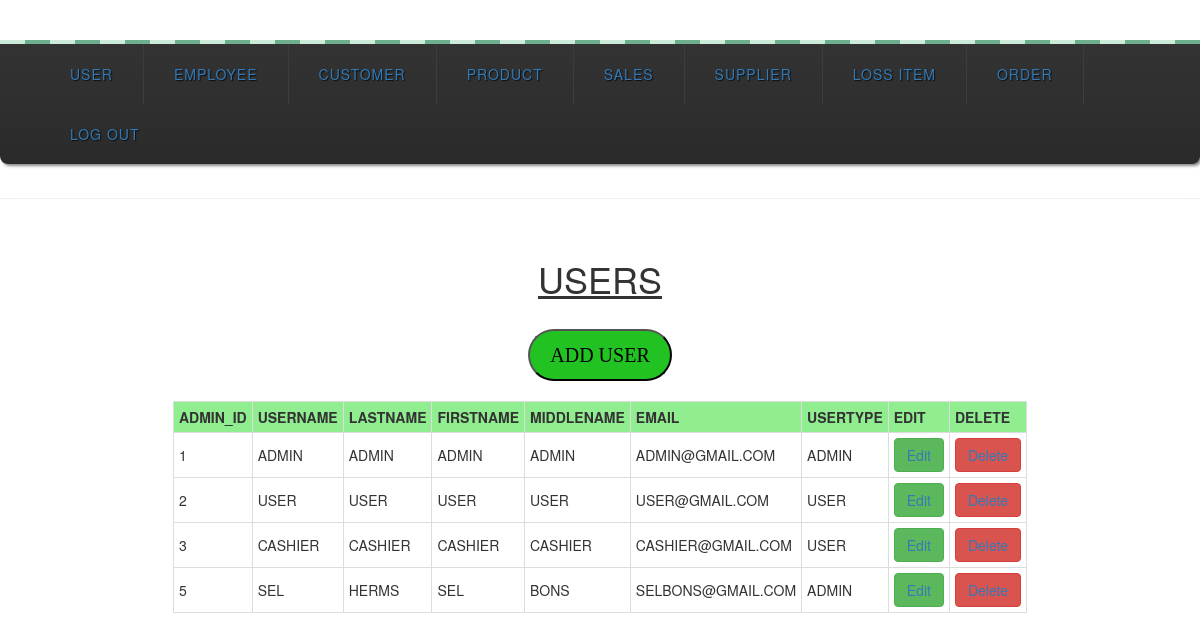
Page /users.php (signed in) on the committed database.
### tables this page shows
CREATE TABLE IF NOT EXISTS `user` (
  `admin_id` int(11) NOT NULL,
  `Username` varchar(30) NOT NULL,
  `Password` varchar(30) NOT NULL,
  `Lastname` varchar(30) NOT NULL,
  `Firstname` varchar(30) NOT NULL,
  `MiddleName` varchar(30) NOT NULL,
  `Email` varchar(40) NOT NULL,
  `usertype` varchar(11) NOT NULL
);

### users.php (the view, shortened to what this page needs)
<!DOCTYPE html>
<html>
<body>
<link rel="stylesheet" type="text/css" href="mystyles.css">
<head>
</head>
<div class="wrap">
<span class="decor"></span>
<nav>
  <ul class="primary">
    <li>
      <a href="users.php">USER</a>
    </li>
    <li>
      <a href="employee.php">EMPLOYEE</a>
    </li>
    <li>
      <a href="customer.php">CUSTOMER</a>
    </li>
    <li>
      <a href="product.php">PRODUCT</a>
    </li>
    <li>
      <a href="sales.php">SALES</a>
    </li>
    <li>
      <a href="supplier.php">SUPPLIER</a>
    </li>
    <li>
      <a href="loss.php">LOSS ITEM</a>
    </li>
    <li>
      <a href="orders.php">ORDER</a>
    </li>
    <li>
      <a href="logout.php">LOG OUT</a>
    </li>
  </ul>
</nav>
</div>
<hr/>
<br/>
<div>
<center>
<center>
<h1><u>USERS</u></h1>
<br/>
<button id="myBtn" class="button">ADD USER</button>
</center>
<br>
<center>
<?php
include('header.php');
$query1=mysql_query("select * from user");
echo "<table cellpadding='1' cellspacing='1' class='db-table table-bordered'>
	<tr>
	<th>admin_id</th>
	<th>Username</th>
	<th>Lastname</th>
	<th>FirstName</th>
	<th>MiddleName</th>
	<th>Email</th>
	<th>UserType</th>
	<th>Edit</th>
	<th>Delete</th>
	</tr>";
while($query2=mysql_fetch_array($query1))
{
echo "<td>".$query2['admin_id']."</td>";
echo "<td>".$query2['Username']."</td>";
echo "<td>".$query2['Lastname']."</td>";
echo "<td>".$query2['Firstname']."</td>";
echo "<td>".$query2['MiddleName']."</td>";
echo "<td>".$query2['Email']."</td>";
echo "<td>".$query2['usertype']."</td>";
echo "<td><a href='user_edit.php?ID=".$query2['Username']."'><button type=;button' class='btn btn-success'>Edit</a></td>";
echo "<td><a href='user_delete.php?ID=".$query2['Username']."' onclick='return confirmation()'><button type=;button' class='btn btn-danger'> Delete</a></td></tr>";
}
?>
</div>
<br>
<br>
<br>
</body>
</html>

### mystyles.css (style rules this page uses)
body { background-color: ; }
h1 { text-align: center; font-family: courier new; color: Green; font-size: 55px; }
table.db-table { border-right:1px solid #ccc; border-bottom:1px solid #ccc; }
table.db-table th { background:lightgreen; padding:5px; border-left:1px solid #ccc; border-top:1px solid #ccc; }
table.db-table td { padding:5px; border-left:1px solid #ccc; border-top:1px solid #ccc; }
.button { -webkit-border-radius: 28; -moz-border-radius: 28; border-radius: 28px; font-family: Georgia; color: #000000; font-size: 20px; background: #23c223; padding: 10px 20px 10px 20px; text-decoration: none; }

### users.php (style rules this page uses)
body { background: #ccc; font-family: helvetica, arial, serif; font-size: 13px; text-transform: uppercase; text-align: center; }
.wrap { display: inline-block; -webkit-box-shadow: 0 0 70px #fff; -moz-box-shadow: 0 0 70px #fff; box-shadow: 0 0 70px #fff; margin-top: 40px; }
.decor { background: #6EAF8D; background: -webkit-linear-gradient(left, #CDEBDB 50%, #6EAF8D 50%); background: -moz-linear-gradient(left, #CDEBDB 50%, #6EAF8D 50%); background: -o-linear-gradient(left, #CDEBDB 50%, #6EAF8D 50%); background: linear-gradient(left, white 50%, #6EAF8D 50%); background-size: 50px 25%;; padding: 2px; display: block; }
a { text-decoration: none; color: #fff; display: block; }
ul { list-style: none; position: relative; text-align: left; }
li { float: left; }
ul:after { clear: both; }
ul:before, ul:after { content: " "; display: table; }
nav { position: relative; background: #2B2B2B; background-image: -webkit-linear-gradient(bottom, #2B2B2B 7%, #333333 100%); background-image: -moz-linear-gradient(bottom, #2B2B2B 7%, #333333 100%); background-image: -o-linear-gradient(bottom, #2B2B2B 7%, #333333 100%); background-image: linear-gradient(bottom, #2B2B2B 7%, #333333 100%); text-align: center; letter-spacing: 1px; text-shadow: 1px 1px 1px #0E0E0E; -webkit-box-shadow: 2px 2px 3px #888; -moz-box-shadow: 2px 2px 3px #888; box-shadow: 2px 2px 3px #888; border-bottom-right-radius: 8px; border-bottom-left-radius: 8px; }
ul.primary li a { display: block; padding: 20px 30px; border-right: 1px solid #3D3D3D; }
ul.primary li:last-child a { border-right: none; }

### rows in the picture
user: admin_id "1", Username "ADMIN", Lastname "ADMIN", Firstname "ADMIN", MiddleName "ADMIN", Email "ADMIN@GMAIL.COM", usertype "ADMIN"
user: admin_id "2", Username "USER", Lastname "USER", Firstname "USER", MiddleName "USER", Email "USER@GMAIL.COM", usertype "USER"
user: admin_id "3", Username "CASHIER", Lastname "CASHIER", Firstname "CASHIER", MiddleName "CASHIER", Email "CASHIER@GMAIL.COM", usertype "USER"
user: admin_id "5", Username "SEL", Lastname "HERMS", Firstname "SEL", MiddleName "BONS", Email "SELBONS@GMAIL.COM", usertype "ADMIN"
